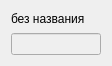
<?xml version="1.0" encoding="UTF-8"?>
<ui version="4.0">
 <class>HeadingMeasure</class>
 <widget class="QWidget" name="HeadingMeasure">
  <property name="geometry">
   <rect>
    <x>0</x>
    <y>0</y>
    <width>112</width>
    <height>66</height>
   </rect>
  </property>
  <property name="windowTitle">
   <string>Form</string>
  </property>
  <layout class="QVBoxLayout" name="verticalLayout">
   <item>
    <widget class="QLabel" name="label">
     <property name="sizePolicy">
      <sizepolicy hsizetype="Minimum" vsizetype="Minimum">
       <horstretch>0</horstretch>
       <verstretch>0</verstretch>
      </sizepolicy>
     </property>
     <property name="text">
      <string>без названия</string>
     </property>
    </widget>
   </item>
   <item>
    <widget class="QLineEdit" name="lineEdit">
     <property name="enabled">
      <bool>false</bool>
     </property>
    </widget>
   </item>
  </layout>
 </widget>
 <resources/>
 <connections/>
</ui>
